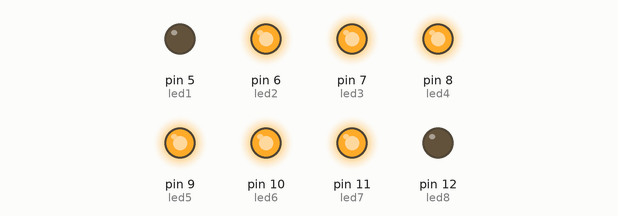
A sketch run on a simulated Arduino Uno, built with avr-gcc and run on an emulated ATmega328P. Shown: output pins drawn as LEDs (lit = HIGH).

Above: at 0.2 s.
At 0.7 s:
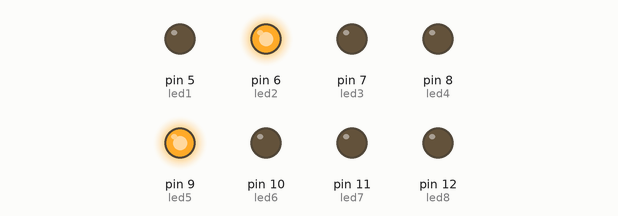
At 1.7 s:
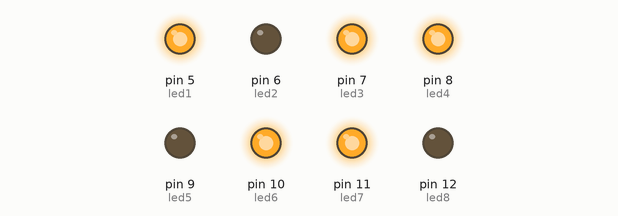
At 3.2 s:
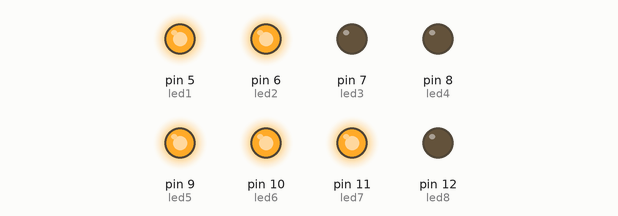
At 4.7 s:
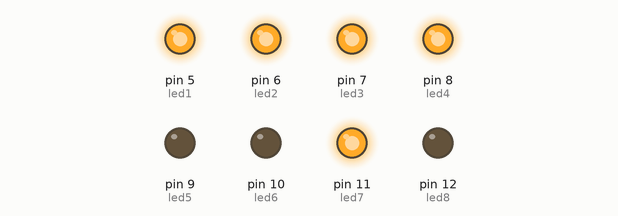
At 6.7 s:
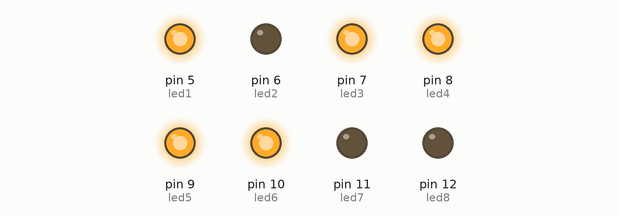
Timing chart, 0 to 7.2 s (numbered marks = the images above):
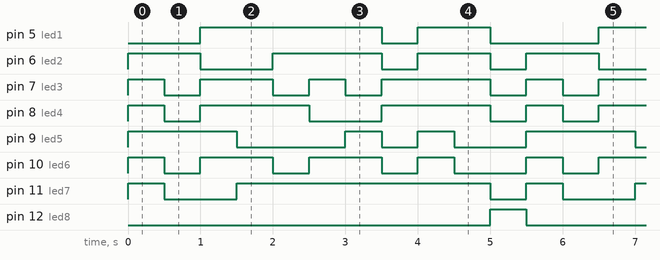

Measured:
- by itself, pin 5 (led1): repeats every 5.5 s: LOW 0.50 s, HIGH 1.0 s, LOW 1.5 s, HIGH 2.5 s
- by itself, pin 6 (led2): repeats every 5.5 s: LOW 1.0 s, HIGH 1.5 s, 2 × (LOW 0.50 s, HIGH 1.0 s)
- by itself, pin 7 (led3): repeats every 5.5 s: LOW 0.50 s, HIGH 1.0 s, LOW 0.50 s, HIGH 0.50 s, LOW 0.50 s, HIGH 1.5 s, LOW 0.50 s, HIGH 0.50 s
- by itself, pin 8 (led4): repeats every 5.5 s: LOW 0.50 s, HIGH 1.5 s, LOW 1.0 s, HIGH 1.5 s, LOW 0.50 s, HIGH 0.50 s
- by itself, pin 9 (led5): repeats every 5.5 s: LOW 1.5 s, HIGH 0.50 s, LOW 0.50 s, HIGH 0.50 s, LOW 1.0 s, HIGH 1.5 s
- by itself, pin 10 (led6): repeats every 5.5 s: 2 × (LOW 0.50 s, HIGH 1.0 s), LOW 0.50 s, HIGH 0.50 s, LOW 1.0 s, HIGH 0.50 s
- by itself, pin 11 (led7): repeats every 5.5 s: LOW 1.0 s, HIGH 3.5 s, LOW 0.50 s, HIGH 0.50 s
- by itself, pin 12 (led8): alternates HIGH for 0.50 s and LOW for 5.0 s

The sketch:

sagment_1.ino
```cpp
const int led1=5;
const int led2=6;
const int led3=7;
const int led4=8;
const int led5=9;
const int led6=10;
const int led7=11;
const int led8=12;
unsigned long ret=500;

void setup() {

pinMode(led1, OUTPUT);
pinMode(led2, OUTPUT);
pinMode(led3, OUTPUT);
pinMode(led4, OUTPUT);
pinMode(led5, OUTPUT);
pinMode(led6, OUTPUT);
pinMode(led7, OUTPUT);
pinMode(led8, OUTPUT);

}
void loop() {

digitalWrite(led1, 0);
digitalWrite(led2, 1);
digitalWrite(led3, 1);
digitalWrite(led4, 1);
digitalWrite(led5, 1);
digitalWrite(led6, 1);
digitalWrite(led7, 1);
digitalWrite(led8, 0);
delay(ret);
digitalWrite(led1, 0);
digitalWrite(led2, 1);
digitalWrite(led3, 0);
digitalWrite(led4, 0);
digitalWrite(led5, 1);
digitalWrite(led6, 0);
digitalWrite(led7, 0);
digitalWrite(led8, 0);
delay(ret);
digitalWrite(led1, 1);
digitalWrite(led2, 0);
digitalWrite(led3, 1);
digitalWrite(led4, 1);
digitalWrite(led5, 5);
digitalWrite(led6, 6);
digitalWrite(led7, 0);
digitalWrite(led8, 0);
delay(ret);
digitalWrite(led1, 1);
digitalWrite(led2, 0);
digitalWrite(led3, 1);
digitalWrite(led4, 1);
digitalWrite(led5, 0);
digitalWrite(led6, 1);
digitalWrite(led7, 1);
digitalWrite(led8, 0);
delay(ret);
digitalWrite(led1, 1);
digitalWrite(led2, 1);
digitalWrite(led3, 0);
digitalWrite(led4, 1);
digitalWrite(led5, 0);
digitalWrite(led6, 0);
digitalWrite(led7, 1);
digitalWrite(led8, 0);
delay(ret);
digitalWrite(led1, 1);
digitalWrite(led2, 1);
digitalWrite(led3, 1);
digitalWrite(led4, 0);
digitalWrite(led5, 0);
digitalWrite(led6, 1);
digitalWrite(led7, 1);
digitalWrite(led8, 0);
delay(ret);
digitalWrite(led1, 1);
digitalWrite(led2, 1);
digitalWrite(led3, 0);
digitalWrite(led4, 0);
digitalWrite(led5, 1);
digitalWrite(led6, 1);
digitalWrite(led7, 1);
digitalWrite(led8, 0);
delay(ret);
digitalWrite(led1, 0);
digitalWrite(led2, 0);
digitalWrite(led3, 1);
digitalWrite(led4, 1);
digitalWrite(led5, 0);
digitalWrite(led6, 0);
digitalWrite(led7, 1);
digitalWrite(led8, 0);
delay(ret);
digitalWrite(led1, 1);
digitalWrite(led2, 1);
digitalWrite(led3, 1);
digitalWrite(led4, 1);
digitalWrite(led5, 1);
digitalWrite(led6, 1);
digitalWrite(led7, 1);
digitalWrite(led8, 0);
delay(ret);
digitalWrite(led1, 1);
digitalWrite(led2, 1);
digitalWrite(led3, 1);
digitalWrite(led4, 1);
digitalWrite(led5, 0);
digitalWrite(led6, 0);
digitalWrite(led7, 1);
digitalWrite(led8, 0);
delay(ret);
digitalWrite(led1, 0);
digitalWrite(led2, 0);
digitalWrite(led3, 0);
digitalWrite(led4, 0);
digitalWrite(led5, 0);
digitalWrite(led6, 0);
digitalWrite(led7, 0);
digitalWrite(led8, 1);
delay(ret);
}
```
